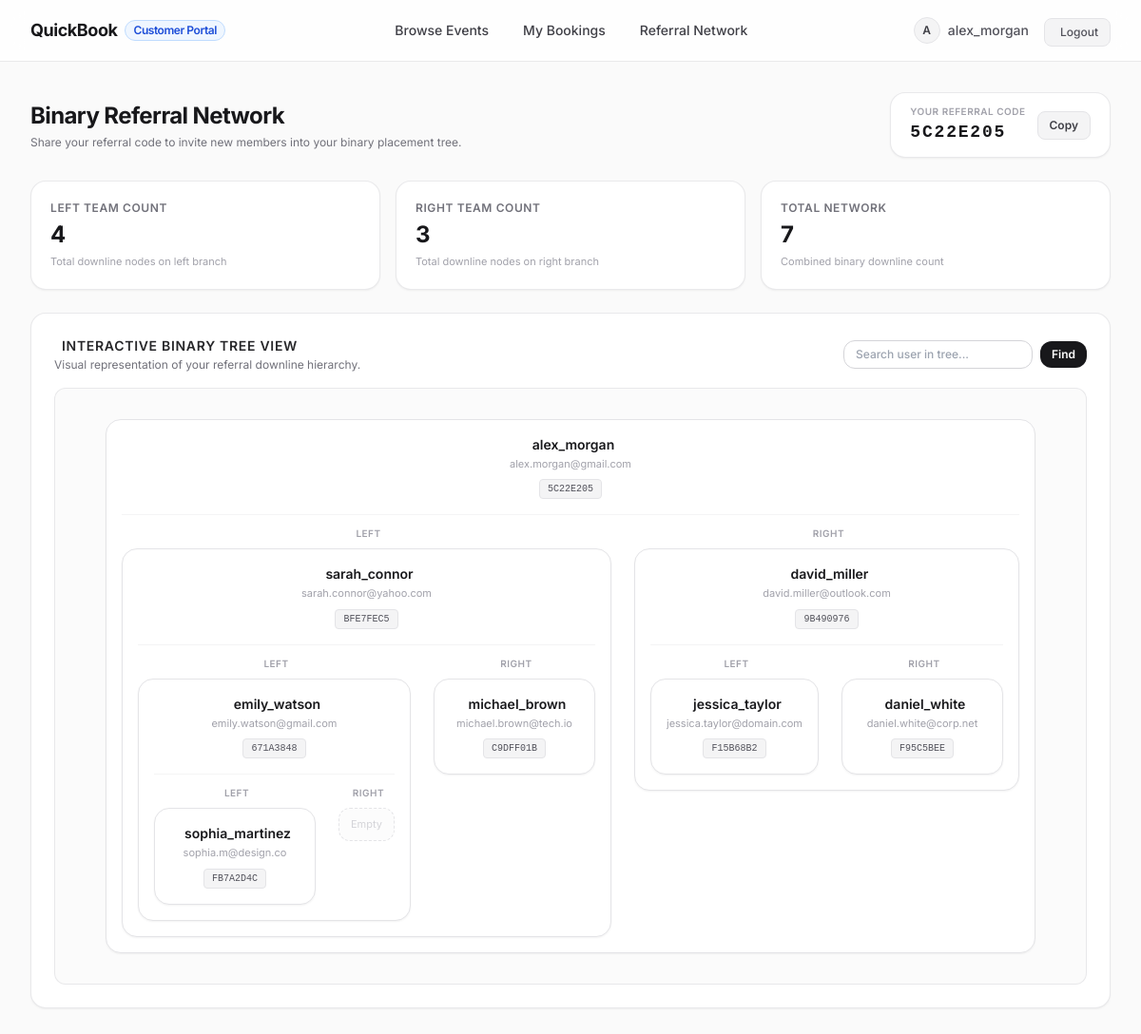
Screenshot of /customer/referrals/ (signed in) with the database file from the repository.
### accounts/models.py (models this page shows, shortened)
class User(AbstractUser):
    email = models.EmailField(unique=True)
    is_vendor = models.BooleanField(default=False)
    referral_code = models.CharField(max_length=20, unique=True, blank=True, null=True)
    referred_by = models.ForeignKey(
        'self',
        on_delete=models.SET_NULL,
        null=True,
        blank=True,
        related_name='referrals'
    )
    created_at = models.DateTimeField(auto_now_add=True)

### dashboard/views_customer.py (the view)
# urls.py: path('customer/referrals/', CustomerReferralView.as_view(), name='customer-referrals'),
class CustomerReferralView(CustomerRequiredMixin, TemplateView):
    template_name = 'customer/referrals.html'
    def get_context_data(self, **kwargs):
        context = super().get_context_data(**kwargs)
        node = get_or_create_referral_node(self.request.user)
        context['referral_node'] = node
        context['tree_dict'] = build_tree_dict(node)
        context['team_stats'] = get_team_stats(node)
        return context

### dashboard/views_customer.py (called while the page is built)
    def test_func(self):
        return self.request.user.is_authenticated and not self.request.user.is_staff and not self.request.user.is_vendor

### referrals/services.py (called while the page is built, shortened)
def get_or_create_referral_node(user):
    node, _ = ReferralNode.objects.get_or_create(user=user)
    return node

def count_subtree_nodes(node):
    if not node:
        return 0
    count = 0
    queue = deque()
    if node.left:
        queue.append(node.left)
    if node.right:
        queue.append(node.right)
    while queue:
        curr = queue.popleft()
        count += 1
        if curr.left:
            queue.append(curr.left)
        if curr.right:
            queue.append(curr.right)
    return count

def get_team_stats(node):
    left_count = (1 + count_subtree_nodes(node.left)) if node.left else 0
    right_count = (1 + count_subtree_nodes(node.right)) if node.right else 0
    return {
        "user_id": node.user.id,
        "username": node.user.username,
        "left_team_count": left_count,
        "right_team_count": right_count,
        "total_team_count": left_count + right_count,
        "left_count": left_count,
        "right_count": right_count,
        "total_network": left_count + right_count,
    }

def build_tree_dict(node):
    if not node:
        return None
    return {
        "id": node.id,
        "user_id": node.user.id,
        "username": node.user.username,
        "email": node.user.email,
        "referral_code": node.user.referral_code,
        "left": build_tree_dict(node.left),
        "right": build_tree_dict(node.right),
    }

### dashboard/templates/customer/referrals.html (shortened to what this page needs)
{% extends 'customer/base.html' %}
{% block content %}
<div class="space-y-6">
    <div class="flex flex-col sm:flex-row sm:items-center justify-between gap-4">
        <div>
            <h1 class="text-2xl font-bold tracking-tight text-zinc-900">Binary Referral Network</h1>
            <p class="text-xs text-zinc-500 mt-1">Share your referral code to invite new members into your binary placement tree.</p>
        </div>
        <div class="bg-white border border-zinc-200/80 rounded-2xl px-5 py-3 shadow-sm flex items-center gap-3 relative">
            <div>
                <span class="block text-[10px] font-semibold uppercase tracking-wider text-zinc-400">Your Referral Code</span>
                <span class="text-lg font-mono font-bold text-zinc-900 tracking-widest">{{ user.referral_code }}</span>
            </div>
            <button onclick="copyReferralCode('{{ user.referral_code }}')" class="px-3 py-1.5 rounded-lg bg-zinc-100 hover:bg-zinc-200 border border-zinc-200 text-xs font-semibold text-zinc-700 transition-colors">
                <span id="copyBtnText">Copy</span>
            </button>
        </div>
    </div>
    <div class="grid grid-cols-1 sm:grid-cols-3 gap-4">
        <div class="bg-white border border-zinc-200/80 rounded-2xl p-5 shadow-sm">
            <span class="text-xs font-semibold uppercase tracking-wider text-zinc-500 block mb-1">Left Team Count</span>
            <span class="text-2xl font-bold text-zinc-900">{{ team_stats.left_team_count }}</span>
            <span class="text-[11px] text-zinc-400 block mt-1">Total downline nodes on left branch</span>
        </div>
        <div class="bg-white border border-zinc-200/80 rounded-2xl p-5 shadow-sm">
            <span class="text-xs font-semibold uppercase tracking-wider text-zinc-500 block mb-1">Right Team Count</span>
            <span class="text-2xl font-bold text-zinc-900">{{ team_stats.right_team_count }}</span>
            <span class="text-[11px] text-zinc-400 block mt-1">Total downline nodes on right branch</span>
        </div>
        <div class="bg-white border border-zinc-200/80 rounded-2xl p-5 shadow-sm">
            <span class="text-xs font-semibold uppercase tracking-wider text-zinc-500 block mb-1">Total Network</span>
            <span class="text-2xl font-bold text-zinc-900">{{ team_stats.total_team_count }}</span>
            <span class="text-[11px] text-zinc-400 block mt-1">Combined binary downline count</span>
        </div>
    </div>
    <div class="bg-white border border-zinc-200/80 rounded-2xl p-6 shadow-sm space-y-4">
        <div class="flex flex-col sm:flex-row sm:items-center justify-between gap-3">
            <div>
                <h3 class="text-sm font-semibold uppercase tracking-wider text-zinc-800 flex items-center gap-2">
                     Interactive Binary Tree View
                </h3>
                <p class="text-xs text-zinc-500 mt-0.5">Visual representation of your referral downline hierarchy.</p>
            </div>
            <div class="flex items-center space-x-2">
                <input type="text" id="treeSearchInput" placeholder="Search user in tree..." class="px-3 py-1.5 rounded-xl border border-zinc-300 text-xs font-medium text-zinc-900 focus:outline-none focus:ring-2 focus:ring-zinc-900">
                <button onclick="searchTree()" class="px-3 py-1.5 rounded-xl bg-zinc-900 text-white text-xs font-semibold hover:bg-zinc-800 transition-colors">Find</button>
            </div>
        </div>
        <div class="overflow-auto py-8 text-center bg-zinc-50/70 border border-zinc-200/80 rounded-xl min-h-[220px] flex items-center justify-center" id="referralTreeContainer">
            {% if tree_dict %}
                {% include 'dashboard/tree_node.html' with node=tree_dict %}
            {% else %}
                <span class="text-xs text-zinc-400">No referral node structure exists.</span>
            {% endif %}
        </div>
    </div>
</div>
{% endblock %}

### dashboard/templates/customer/base.html (shortened to what this page needs)
<!DOCTYPE html>
<html lang="en" class="h-full bg-zinc-50 text-zinc-900">
<head>
    <script src="https://cdn.tailwindcss.com"></script>
    <link href="https://cdn.jsdelivr.net/npm/remixicon@3.5.0/fonts/remixicon.css" rel="stylesheet">
</head>
<body class="min-h-full flex flex-col antialiased selection:bg-zinc-900 selection:text-white">
    <header class="sticky top-0 z-40 bg-white/80 backdrop-blur-md border-b border-zinc-200/80">
        <div class="max-w-7xl mx-auto px-4 sm:px-6 lg:px-8">
            <div class="flex items-center justify-between h-16">
                <div class="flex items-center space-x-3">
                    <a href="{% url 'customer-events' %}" class="flex items-center space-x-2 text-zinc-900 font-bold text-lg tracking-tight hover:opacity-80 transition-opacity">
                        <span>QuickBook</span>
                        <span class="text-xs font-semibold px-2 py-0.5 rounded-full bg-blue-50 text-blue-700 border border-blue-200">Customer Portal</span>
                    </a>
                </div>
                {% if user.is_authenticated %}
                <nav class="hidden md:flex items-center space-x-1">
                    <a href="{% url 'customer-events' %}" class="px-3.5 py-2 rounded-lg text-sm font-medium transition-colors hover:bg-zinc-100 text-zinc-700">
                         Browse Events
                    </a>
                    <a href="{% url 'customer-bookings' %}" class="px-3.5 py-2 rounded-lg text-sm font-medium transition-colors hover:bg-zinc-100 text-zinc-700">
                         My Bookings
                    </a>
                    <a href="{% url 'customer-referrals' %}" class="px-3.5 py-2 rounded-lg text-sm font-medium transition-colors hover:bg-zinc-100 text-zinc-700">
                         Referral Network
                    </a>
                </nav>
                <div class="flex items-center space-x-4">
                    <div class="flex items-center space-x-2 text-sm text-zinc-600 font-medium">
                        <div class="w-7 h-7 rounded-full bg-zinc-100 border border-zinc-200 flex items-center justify-center text-zinc-700 font-semibold text-xs">
                            {{ user.username|slice:":1"|upper }}
                        </div>
                        <span>{{ user.username }}</span>
                    </div>
                    <form method="post" action="{% url 'customer-logout' %}" class="inline">
                        <button type="submit" class="inline-flex items-center px-3 py-1.5 text-xs font-medium rounded-lg text-zinc-600 bg-zinc-100 hover:bg-zinc-200/80 transition-colors border border-zinc-200">
                             Logout
                        </button>
                    </form>
                </div>
                {% endif %}
            </div>
        </div>
    </header>
    <main class="flex-grow max-w-7xl w-full mx-auto px-4 sm:px-6 lg:px-8 py-8">
        {% block content %}{% endblock %}
    </main>
</body>
</html>

### dashboard/templates/dashboard/tree_node.html (shortened to what this page needs)
{% if node %}
<div class="inline-block text-center bg-white border border-zinc-200 rounded-2xl p-4 shadow-sm min-w-[170px]" id="node-{{ node.user_id }}">
    <div class="flex items-center justify-center space-x-1.5 font-semibold text-zinc-900 text-sm mb-0.5">
        <span>{{ node.username }}</span>
    </div>
    <span class="text-[11px] text-zinc-400 block truncate max-w-[160px] mx-auto">{{ node.email }}</span>
    <code class="mt-2 inline-block px-2 py-0.5 rounded bg-zinc-100 border border-zinc-200 text-[10px] font-mono text-zinc-600">{{ node.referral_code }}</code>
    {% if node.left or node.right %}
    <div class="flex justify-center gap-6 mt-4 pt-3 border-t border-zinc-100">
        <div class="flex flex-col items-center">
            <span class="text-[10px] font-semibold uppercase tracking-wider text-zinc-400 mb-2 flex items-center gap-1">
                 Left
            </span>
            {% if node.left %}
                {% include 'dashboard/tree_node.html' with node=node.left %}
            {% else %}
                <div class="px-3 py-2 rounded-xl border border-dashed border-zinc-200 text-[11px] text-zinc-300 bg-zinc-50/50">Empty</div>
            {% endif %}
        </div>
        <div class="flex flex-col items-center">
            <span class="text-[10px] font-semibold uppercase tracking-wider text-zinc-400 mb-2 flex items-center gap-1">
                 Right
            </span>
            {% if node.right %}
                {% include 'dashboard/tree_node.html' with node=node.right %}
            {% else %}
                <div class="px-3 py-2 rounded-xl border border-dashed border-zinc-200 text-[11px] text-zinc-300 bg-zinc-50/50">Empty</div>
            {% endif %}
        </div>
    </div>
    {% endif %}
</div>
{% endif %}

### dashboard/templates/customer/base.html (style rules this page uses)
body { font-family: 'Inter', sans-serif; }

### rows the page displays
User: username "A", username "alex_morgan", referral_code "5C22E205", email "alex.morgan@gmail.com"
User: username "sarah_connor", email "sarah.connor@yahoo.com", referral_code "BFE7FEC5"
User: username "emily_watson", email "emily.watson@gmail.com", referral_code "671A3848"
User: username "sophia_martinez", email "sophia.m@design.co", referral_code "FB7A2D4C"
User: username "michael_brown", email "michael.brown@tech.io", referral_code "C9DFF01B"
User: username "david_miller", email "david.miller@outlook.com", referral_code "9B490976"
User: username "jessica_taylor", email "jessica.taylor@domain.com", referral_code "F15B68B2"
User: username "daniel_white", email "daniel.white@corp.net", referral_code "F95C5BEE"

### other values shown
{{ team_stats.left_team_count }} "4"
{{ team_stats.right_team_count }} "3"
{{ team_stats.total_team_count }} "7"
